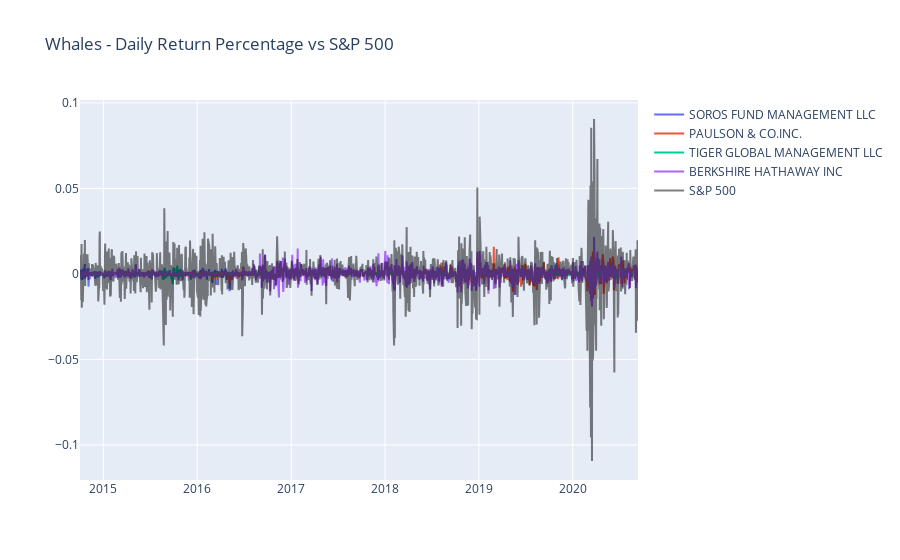

This figure's notebook cell:
### Markdown cell above
#### Step 1:  Use the default Pandas `plot` function to visualize the daily return data of the four fund portfolios and the S&P 500. Be sure to include the `title` parameter, and adjust the figure size if necessary.

### Code cell
# Plot the daily return data of the 4 funds and the S&P 500 
# Inclue a title parameter and adjust the figure size
# YOUR CODE HERE
# plotly is better!
#daily_returns.plot(title="Whales - Daily Return Percentage vs S&P 500", figsize=(15, 8.3))
traces = {i: graph_objects.Scatter(y=daily_returns[i], x=daily_returns.index, mode='lines', name=i) for i in daily_returns.columns}
traces['S&P 500'] = traces['S&P 500'].update({'line': {'color': 'rgba(1,1,1,0.5)'}})

fig = graph_objects.Figure(data=list(traces.values()), layout={'title_text': "Whales - Daily Return Percentage vs S&P 500"})
fig.show()

### Figure 1 — Plotly figure (JSON) as saved in the notebook; plotly's stock layout.template omitted (floating-point values rounded to 4 significant figures; data arrays with more than 128 entries replaced by an {"elided": "..."} marker saying what was removed)
{"data": [{"mode": "lines", "name": "SOROS FUND MANAGEMENT LLC", "type": "scatter", "x": {"elided": "1497 str values"}, "y": {"elided": "1497 float values"}}, {"mode": "lines", "name": "PAULSON & CO.INC.", "type": "scatter", "x": {"elided": "1497 str values"}, "y": {"elided": "1497 float values"}}, {"mode": "lines", "name": "TIGER GLOBAL MANAGEMENT LLC", "type": "scatter", "x": {"elided": "1497 str values"}, "y": {"elided": "1497 float values"}}, {"mode": "lines", "name": "BERKSHIRE HATHAWAY INC", "type": "scatter", "x": {"elided": "1497 str values"}, "y": {"elided": "1497 float values"}}, {"line": {"color": "rgba(1,1,1,0.5)"}, "mode": "lines", "name": "S&P 500", "type": "scatter", "x": {"elided": "1497 str values"}, "y": {"elided": "1497 float values"}}], "layout": {"title": {"text": "Whales - Daily Return Percentage vs S&P 500"}}}
